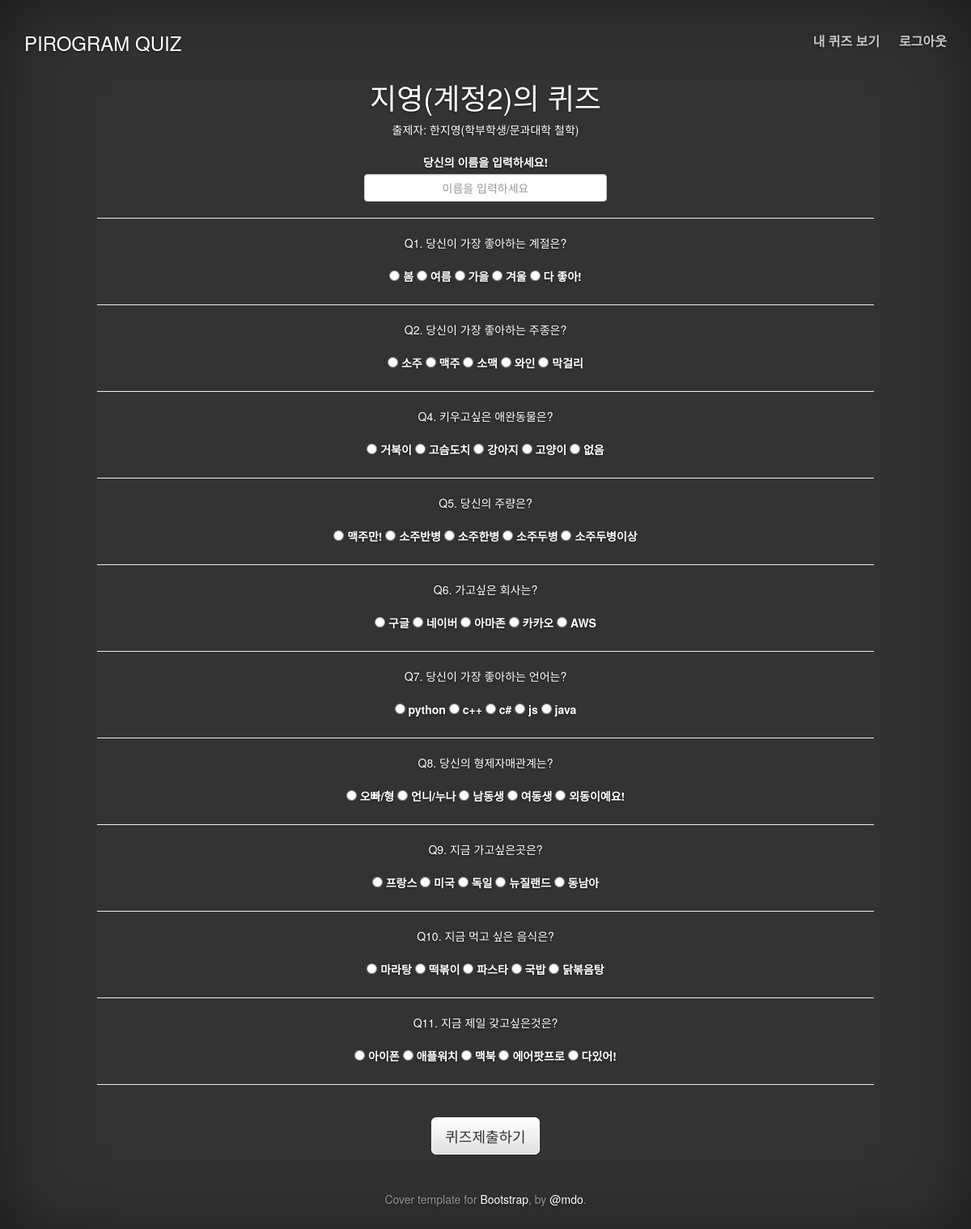
Screenshot of /solve/2/ with the database file from the repository.
### game/models.py (models this page shows, shortened)
class User(models.Model):
    quiz_title = models.CharField(max_length=50, default=0)
    name = models.CharField(max_length=30)
    quiz_url = models.URLField(max_length=200, null=True, blank=True, unique=True)
    answer = models.CharField(default="", max_length=10, null=True, blank=True)
    count = models.IntegerField(default="0")

class Quiz(models.Model):
    title = models.CharField(max_length=50)
    opt1 = models.CharField(max_length=50)
    opt2 = models.CharField(max_length=50)
    opt3 = models.CharField(max_length=50)
    opt4 = models.CharField(max_length=50)
    opt5 = models.CharField(max_length=50)

### game/views.py (the view, shortened to what this page needs)
# urls.py: path('solve/<int:pk>/', solve, name='solve'),
def solve(request, pk):
    if request.method== 'GET':
        queryset = Quiz.objects.all()
        user = User.objects.get(id=pk)
        context = {
            'quizs': queryset,
            'user': user,
        }
        return render(request, 'game/solve.html', context=context)

### game/templates/game/solve.html (shortened to what this page needs)
{% extends 'game/mainpage.html' %}
{% block nav %}
<li><a href="#">내 퀴즈 보기</a></li>
<li><a href="/accounts/logout">로그아웃</a></li>
{% endblock %}
{% block content %}
<div>
    <form action="{% url 'game:solve' pk=user.pk %}" method="POST">
        <div><h1 class='title'>{{user.quiz_title}}</h1></div>
        <div>출제자: {{user.name}}</div>
        <div class="form-group"><br>
        <label for="formGroupExampleInput">당신의 이름을 입력하세요!</label>
        <input type="text" name="user_name" class="form-control" placeholder='이름을 입력하세요'>
        {% for quiz in quizs %}
        <hr>
            <div>Q{{quiz.id}}. {{quiz.title}}</div> <br>
            <input type="radio" value="1" name="{{quiz.id}}">
            <label for="1">{{quiz.opt1}}</label>
            <input type="radio" value="2" name="{{quiz.id}}">
            <label for="2">{{quiz.opt2}}</label>
            <input type="radio" value="3" name="{{quiz.id}}">
            <label for="3">{{quiz.opt3}}</label>
            <input type="radio" value="4" name="{{quiz.id}}">
            <label for="4">{{quiz.opt4}}</label>
            <input type="radio" value="5" name="{{quiz.id}}">
            <label for="5">{{quiz.opt5}}</label>
        {% endfor %}
        <br>
        <hr>
        <br>
        <input type="submit" class="btn btn-lg btn-default" value="퀴즈제출하기" />
    </form>
</div>
{% endblock content %}

### game/static/game/cover.css (style rules this page uses)
a, a:focus, a:hover { color: #fff; }
.btn-default, .btn-default:hover, .btn-default:focus { color: #333; text-shadow: none; background-color: #fff; border: 1px solid #fff; }
html, body { height: 100%; background-color: #333; }
body { color: #fff; text-align: center; text-shadow: 0 1px 3px rgba(0,0,0,.5); }
.masthead-nav > li { display: inline-block; }
.masthead-nav > li + li { margin-left: 20px; }
.masthead-nav > li > a { padding-right: 0; padding-left: 0; font-size: 16px; font-weight: bold; color: #fff; color: rgba(255,255,255,.75); border-bottom: 2px solid transparent; }
input { max-width: 300px; margin: 0 auto; text-align: center; }

### game/templates/game/solve.html (style rules this page uses)
form { width:80%; margin:0 auto; margin-top:100px; }

### rows the page displays
User: quiz_title "지영(계정2)의 퀴즈", name "한지영(학부학생/문과대학 철학)"
Quiz: id "1", title "당신이 가장 좋아하는 계절은?", opt1 "봄", opt2 "여름", opt3 "가을", opt4 "겨울", opt5 "다 좋아!"
Quiz: id "2", title "당신이 가장 좋아하는 주종은?", opt1 "소주", opt2 "맥주", opt3 "소맥", opt4 "와인", opt5 "막걸리"
Quiz: id "4", title "키우고싶은 애완동물은?", opt1 "거북이", opt2 "고슴도치", opt3 "강아지", opt4 "고양이", opt5 "없음"
Quiz: id "5", title "당신의 주량은?", opt1 "맥주만!", opt2 "소주반병", opt3 "소주한병", opt4 "소주두병", opt5 "소주두병이상"
Quiz: id "6", title "가고싶은 회사는?", opt1 "구글", opt2 "네이버", opt3 "아마존", opt4 "카카오", opt5 "AWS"
Quiz: id "7", title "당신이 가장 좋아하는 언어는?", opt1 "python", opt2 "c++", opt3 "c#", opt4 "js", opt5 "java"
Quiz: id "8", title "당신의 형제자매관계는?", opt1 "오빠/형", opt2 "언니/누나", opt3 "남동생", opt4 "여동생", opt5 "외동이예요!"
Quiz: id "9", title "지금 가고싶은곳은?", opt1 "프랑스", opt2 "미국", opt3 "독일", opt4 "뉴질랜드", opt5 "동남아"
Quiz: id "10", title "지금 먹고 싶은 음식은?", opt1 "마라탕", opt2 "떡볶이", opt3 "파스타", opt4 "국밥", opt5 "닭볶음탕"
Quiz: id "11", title "지금 제일 갖고싶은것은?", opt1 "아이폰", opt2 "애플워치", opt3 "맥북", opt4 "에어팟프로", opt5 "다있어!"
